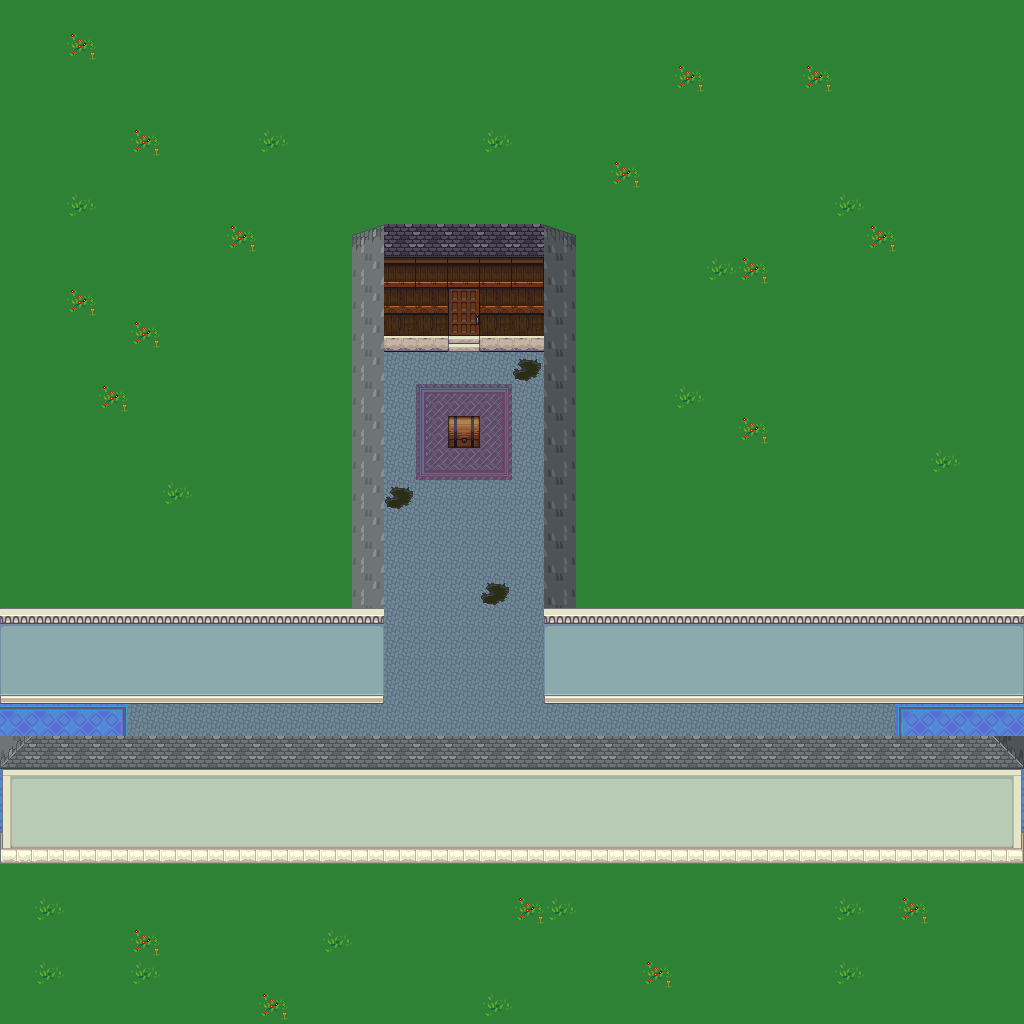

This is a level from a 2D game, rendered from its Tiled map with the project's own tilesets. A one-line summary and the map file follow, with tile-layer data summarised:
An orthogonal 32x32 tile map with 32x32 px tiles, 3 tile layers (background, object, foreground), 1 hidden layer not drawn, 4 tilesets and 5 objects (4x event, enemy).

<map height="32" orientation="orthogonal" renderorder="right-down" tileheight="32" tilewidth="32" version="1.0" width="32">
 <properties>
  <property name="music" value="music/mysticaltheme.ogg" />
  <property name="tileset" value="tilesetdefs/interior.txt" />
  <property name="title" value="Castle Hall" />
 </properties>
 <tileset firstgid="1" name="tiled_collision" tileheight="32" tilewidth="32">
  <image height="32" source="tiled_collision.png" width="480" />
 </tileset>
 <tileset firstgid="16" name="interior_background" tileheight="32" tilewidth="32">
  <image height="832" source="interior_background.png" width="864" />
 </tileset>
 <tileset firstgid="718" name="intfurniture" tileheight="64" tilewidth="32">
  <image height="512" source="intfurniture.png" width="671" />
 </tileset>
 <tileset firstgid="878" name="interiorbuildings" tileheight="128" tilewidth="32">
  <image height="768" source="interiorbuildings.png" width="672" />
 </tileset>
 <layer height="32" name="background" width="32">
  <data>[1024 cells, 1024 non-empty, 20 distinct tile ids]</data>
 </layer>
 <layer height="32" name="object" width="32">
  <data>[1024 cells, 824 non-empty, 17 distinct tile ids]</data>
 </layer>
 <layer height="32" name="foreground" width="32">
  <data>[1024 cells, 2 non-empty, 2 distinct tile ids]</data>
 </layer>
 <layer height="32" name="collision" visible="0" width="32">
  <data>[1024 cells, 92 non-empty, 2 distinct tile ids]</data>
 </layer>
 <objectgroup name="enemy">
  <object height="96" name="3 snakes" type="enemy" width="160" x="384" y="640">
   <properties>
    <property name="level" value="1,1" />
    <property name="number" value="3,3" />
   <property name="category" value="snake" /></properties>
  </object>
 </objectgroup>
 <objectgroup name="event">
  <object height="32" name="Fake chest" type="event" width="32" x="448" y="416">
   <properties>
    <property name="hotspot" value="location" />
    <property name="mapmod" value="object,14,13,206" />
    <property name="repeat" value="false" />
    <property name="spawn" value="ghost,14" />
    <property name="tooltip" value="Chest" />
   <property name="activate" value="on_trigger" /></properties>
  </object>
  <object height="128" name="Teleport to Castle2" type="event" width="32" x="992" y="704">
   <properties>
    <property name="intermap" value="maps/castle2.txt,3,20" />
   <property name="activate" value="on_trigger" /></properties>
  </object>
  <object height="128" name="Teleport to Castle5" type="event" width="32" x="0" y="704">
   <properties>
    <property name="intermap" value="maps/castle5.txt,30,25" />
   <property name="activate" value="on_trigger" /></properties>
  </object>
  <object height="32" name="Teleport to Castle4" type="event" width="32" x="448" y="320">
   <properties>
    <property name="intermap" value="maps/castle4.txt,15,30" />
   <property name="activate" value="on_trigger" /></properties>
  </object>
 </objectgroup>
</map>
